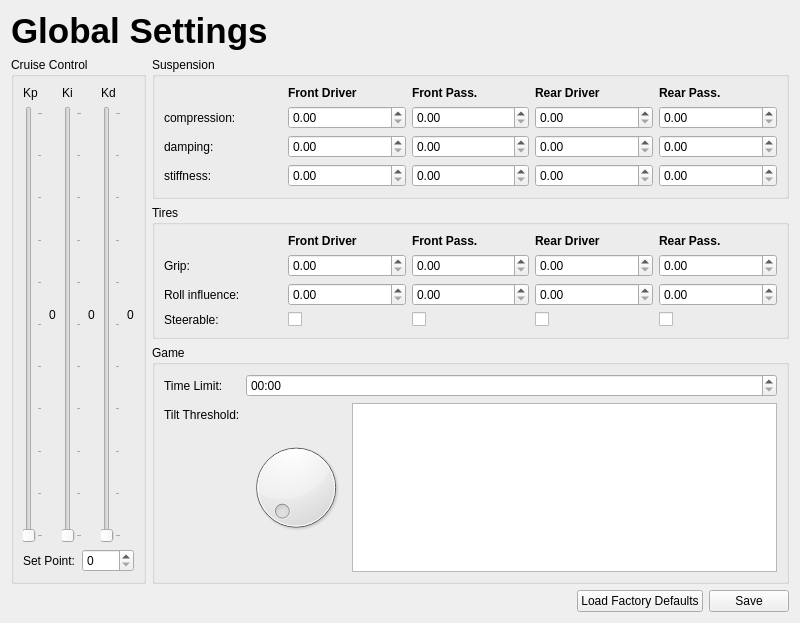
<?xml version="1.0" encoding="UTF-8"?>
<ui version="4.0">
 <class>Settings</class>
 <widget class="QWidget" name="Settings">
  <property name="geometry">
   <rect>
    <x>0</x>
    <y>0</y>
    <width>800</width>
    <height>623</height>
   </rect>
  </property>
  <property name="windowTitle">
   <string>Form</string>
  </property>
  <layout class="QVBoxLayout" name="verticalLayout_9">
   <item>
    <widget class="QLabel" name="label_22">
     <property name="text">
      <string>&lt;html&gt;&lt;head/&gt;&lt;body&gt;&lt;p&gt;&lt;span style=&quot; font-size:26pt; font-weight:600;&quot;&gt;Global Settings&lt;/span&gt;&lt;/p&gt;&lt;/body&gt;&lt;/html&gt;</string>
     </property>
    </widget>
   </item>
   <item>
    <layout class="QHBoxLayout" name="horizontalLayout_4">
     <item>
      <widget class="QGroupBox" name="cruiseControlBox">
       <property name="title">
        <string>Cruise Control</string>
       </property>
       <layout class="QVBoxLayout" name="verticalLayout_4">
        <item>
         <layout class="QHBoxLayout" name="horizontalLayout">
          <item>
           <layout class="QVBoxLayout" name="verticalLayout">
            <item>
             <widget class="QLabel" name="label">
              <property name="text">
               <string>Kp</string>
              </property>
             </widget>
            </item>
            <item>
             <widget class="QSlider" name="kpSlider">
              <property name="maximum">
               <number>10</number>
              </property>
              <property name="pageStep">
               <number>1</number>
              </property>
              <property name="orientation">
               <enum>Qt::Vertical</enum>
              </property>
              <property name="tickPosition">
               <enum>QSlider::TicksBelow</enum>
              </property>
             </widget>
            </item>
           </layout>
          </item>
          <item>
           <widget class="QLabel" name="kpLabel">
            <property name="text">
             <string>0</string>
            </property>
           </widget>
          </item>
          <item>
           <layout class="QVBoxLayout" name="verticalLayout_2">
            <item>
             <widget class="QLabel" name="label_2">
              <property name="text">
               <string>Ki</string>
              </property>
             </widget>
            </item>
            <item>
             <widget class="QSlider" name="kiSlider">
              <property name="maximum">
               <number>10</number>
              </property>
              <property name="pageStep">
               <number>1</number>
              </property>
              <property name="orientation">
               <enum>Qt::Vertical</enum>
              </property>
              <property name="tickPosition">
               <enum>QSlider::TicksBelow</enum>
              </property>
             </widget>
            </item>
           </layout>
          </item>
          <item>
           <widget class="QLabel" name="kiLabel">
            <property name="text">
             <string>0</string>
            </property>
           </widget>
          </item>
          <item>
           <layout class="QVBoxLayout" name="verticalLayout_3">
            <item>
             <widget class="QLabel" name="label_3">
              <property name="text">
               <string>Kd</string>
              </property>
             </widget>
            </item>
            <item>
             <widget class="QSlider" name="kdSlider">
              <property name="maximum">
               <number>10</number>
              </property>
              <property name="pageStep">
               <number>1</number>
              </property>
              <property name="orientation">
               <enum>Qt::Vertical</enum>
              </property>
              <property name="tickPosition">
               <enum>QSlider::TicksBelow</enum>
              </property>
             </widget>
            </item>
           </layout>
          </item>
          <item>
           <widget class="QLabel" name="kdLabel">
            <property name="text">
             <string>0</string>
            </property>
           </widget>
          </item>
         </layout>
        </item>
        <item>
         <layout class="QHBoxLayout" name="horizontalLayout_2">
          <item>
           <widget class="QLabel" name="label_4">
            <property name="text">
             <string>Set Point:</string>
            </property>
           </widget>
          </item>
          <item>
           <widget class="QSpinBox" name="SP"/>
          </item>
         </layout>
        </item>
       </layout>
      </widget>
     </item>
     <item>
      <layout class="QVBoxLayout" name="verticalLayout_8">
       <item>
        <widget class="QGroupBox" name="groupBox_2">
         <property name="title">
          <string>Suspension</string>
         </property>
         <layout class="QVBoxLayout" name="verticalLayout_5">
          <item>
           <layout class="QGridLayout" name="gridLayout">
            <item row="1" column="0">
             <widget class="QLabel" name="label_5">
              <property name="text">
               <string>compression:</string>
              </property>
             </widget>
            </item>
            <item row="2" column="0">
             <widget class="QLabel" name="label_6">
              <property name="text">
               <string>damping:</string>
              </property>
             </widget>
            </item>
            <item row="1" column="1">
             <widget class="QDoubleSpinBox" name="compression_FD"/>
            </item>
            <item row="1" column="4">
             <widget class="QDoubleSpinBox" name="compression_RP"/>
            </item>
            <item row="2" column="1">
             <widget class="QDoubleSpinBox" name="damping_FD"/>
            </item>
            <item row="1" column="2">
             <widget class="QDoubleSpinBox" name="compression_FP"/>
            </item>
            <item row="2" column="3">
             <widget class="QDoubleSpinBox" name="damping_RD"/>
            </item>
            <item row="2" column="2">
             <widget class="QDoubleSpinBox" name="damping_FP"/>
            </item>
            <item row="1" column="3">
             <widget class="QDoubleSpinBox" name="compression_RD"/>
            </item>
            <item row="2" column="4">
             <widget class="QDoubleSpinBox" name="damping_RP"/>
            </item>
            <item row="0" column="1">
             <widget class="QLabel" name="label_7">
              <property name="text">
               <string>&lt;html&gt;&lt;head/&gt;&lt;body&gt;&lt;p&gt;&lt;span style=&quot; font-weight:600;&quot;&gt;Front Driver&lt;/span&gt;&lt;/p&gt;&lt;/body&gt;&lt;/html&gt;</string>
              </property>
             </widget>
            </item>
            <item row="0" column="2">
             <widget class="QLabel" name="label_8">
              <property name="text">
               <string>&lt;b&gt;Front Pass.&lt;/b&gt;</string>
              </property>
             </widget>
            </item>
            <item row="0" column="3">
             <widget class="QLabel" name="label_10">
              <property name="text">
               <string>&lt;b&gt;Rear Driver&lt;/b&gt;</string>
              </property>
             </widget>
            </item>
            <item row="0" column="4">
             <widget class="QLabel" name="label_11">
              <property name="text">
               <string>&lt;b&gt;Rear Pass.&lt;/b&gt;</string>
              </property>
             </widget>
            </item>
            <item row="3" column="0">
             <widget class="QLabel" name="label_12">
              <property name="text">
               <string>stiffness:</string>
              </property>
             </widget>
            </item>
            <item row="3" column="1">
             <widget class="QDoubleSpinBox" name="stiffness_FD"/>
            </item>
            <item row="3" column="2">
             <widget class="QDoubleSpinBox" name="stiffness_FP"/>
            </item>
            <item row="3" column="3">
             <widget class="QDoubleSpinBox" name="stiffness_RD"/>
            </item>
            <item row="3" column="4">
             <widget class="QDoubleSpinBox" name="stiffness_RP"/>
            </item>
           </layout>
          </item>
         </layout>
        </widget>
       </item>
       <item>
        <widget class="QGroupBox" name="groupBox_3">
         <property name="title">
          <string>Tires</string>
         </property>
         <layout class="QVBoxLayout" name="verticalLayout_6">
          <item>
           <layout class="QGridLayout" name="gridLayout_2">
            <item row="1" column="2">
             <widget class="QDoubleSpinBox" name="grip_FP"/>
            </item>
            <item row="0" column="4">
             <widget class="QLabel" name="label_17">
              <property name="text">
               <string>&lt;b&gt;Rear Pass.&lt;/b&gt;</string>
              </property>
             </widget>
            </item>
            <item row="1" column="4">
             <widget class="QDoubleSpinBox" name="grip_RP"/>
            </item>
            <item row="1" column="1">
             <widget class="QDoubleSpinBox" name="grip_FD"/>
            </item>
            <item row="1" column="3">
             <widget class="QDoubleSpinBox" name="grip_RD"/>
            </item>
            <item row="0" column="0">
             <widget class="QLabel" name="label_13">
              <property name="text">
               <string/>
              </property>
             </widget>
            </item>
            <item row="1" column="0">
             <widget class="QLabel" name="label_18">
              <property name="text">
               <string>Grip:</string>
              </property>
             </widget>
            </item>
            <item row="0" column="2">
             <widget class="QLabel" name="label_15">
              <property name="text">
               <string>&lt;b&gt;Front Pass.&lt;/b&gt;</string>
              </property>
             </widget>
            </item>
            <item row="0" column="3">
             <widget class="QLabel" name="label_16">
              <property name="text">
               <string>&lt;b&gt;Rear Driver&lt;/b&gt;</string>
              </property>
             </widget>
            </item>
            <item row="0" column="1">
             <widget class="QLabel" name="label_14">
              <property name="text">
               <string>&lt;b&gt;Front Driver&lt;/b&gt;</string>
              </property>
             </widget>
            </item>
            <item row="3" column="0">
             <widget class="QLabel" name="label_19">
              <property name="text">
               <string>Steerable:</string>
              </property>
             </widget>
            </item>
            <item row="3" column="1">
             <widget class="QCheckBox" name="steerable_FD">
              <property name="text">
               <string/>
              </property>
              <property name="tristate">
               <bool>false</bool>
              </property>
             </widget>
            </item>
            <item row="3" column="2">
             <widget class="QCheckBox" name="steerable_FP">
              <property name="text">
               <string/>
              </property>
             </widget>
            </item>
            <item row="3" column="3">
             <widget class="QCheckBox" name="steerable_RD">
              <property name="text">
               <string/>
              </property>
             </widget>
            </item>
            <item row="3" column="4">
             <widget class="QCheckBox" name="steerable_RP">
              <property name="text">
               <string/>
              </property>
             </widget>
            </item>
            <item row="2" column="0">
             <widget class="QLabel" name="label_23">
              <property name="text">
               <string>Roll influence:</string>
              </property>
             </widget>
            </item>
            <item row="2" column="1">
             <widget class="QDoubleSpinBox" name="rollInfluence_FD"/>
            </item>
            <item row="2" column="2">
             <widget class="QDoubleSpinBox" name="rollInfluence_FP"/>
            </item>
            <item row="2" column="3">
             <widget class="QDoubleSpinBox" name="rollInfluence_RD"/>
            </item>
            <item row="2" column="4">
             <widget class="QDoubleSpinBox" name="rollInfluence_RP"/>
            </item>
           </layout>
          </item>
         </layout>
        </widget>
       </item>
       <item>
        <widget class="QGroupBox" name="groupBox_4">
         <property name="title">
          <string>Game</string>
         </property>
         <layout class="QVBoxLayout" name="verticalLayout_7">
          <item>
           <layout class="QFormLayout" name="formLayout">
            <property name="fieldGrowthPolicy">
             <enum>QFormLayout::AllNonFixedFieldsGrow</enum>
            </property>
            <item row="0" column="0">
             <widget class="QLabel" name="label_20">
              <property name="text">
               <string>Time Limit:</string>
              </property>
             </widget>
            </item>
            <item row="0" column="1">
             <widget class="QTimeEdit" name="timeEdit">
              <property name="displayFormat">
               <string>mm:ss</string>
              </property>
             </widget>
            </item>
            <item row="1" column="0">
             <widget class="QLabel" name="label_21">
              <property name="text">
               <string>Tilt Threshold:</string>
              </property>
             </widget>
            </item>
            <item row="1" column="1">
             <layout class="QHBoxLayout" name="horizontalLayout_5">
              <item>
               <widget class="QDial" name="dial">
                <property name="minimum">
                 <number>0</number>
                </property>
                <property name="maximum">
                 <number>100</number>
                </property>
                <property name="value">
                 <number>0</number>
                </property>
                <property name="sliderPosition">
                 <number>0</number>
                </property>
               </widget>
              </item>
              <item>
               <widget class="QGraphicsView" name="graphicsView"/>
              </item>
             </layout>
            </item>
           </layout>
          </item>
         </layout>
        </widget>
       </item>
      </layout>
     </item>
    </layout>
   </item>
   <item>
    <layout class="QHBoxLayout" name="horizontalLayout_3">
     <item>
      <spacer name="horizontalSpacer">
       <property name="orientation">
        <enum>Qt::Horizontal</enum>
       </property>
       <property name="sizeHint" stdset="0">
        <size>
         <width>40</width>
         <height>20</height>
        </size>
       </property>
      </spacer>
     </item>
     <item>
      <widget class="QPushButton" name="resetButton">
       <property name="text">
        <string>Load Factory Defaults</string>
       </property>
      </widget>
     </item>
     <item>
      <widget class="QPushButton" name="saveButton">
       <property name="text">
        <string>Save</string>
       </property>
      </widget>
     </item>
    </layout>
   </item>
  </layout>
 </widget>
 <resources/>
 <connections>
  <connection>
   <sender>kpSlider</sender>
   <signal>valueChanged(int)</signal>
   <receiver>kpLabel</receiver>
   <slot>setNum(int)</slot>
   <hints>
    <hint type="sourcelabel">
     <x>45</x>
     <y>317</y>
    </hint>
    <hint type="destinationlabel">
     <x>74</x>
     <y>306</y>
    </hint>
   </hints>
  </connection>
  <connection>
   <sender>kiSlider</sender>
   <signal>valueChanged(int)</signal>
   <receiver>kiLabel</receiver>
   <slot>setNum(int)</slot>
   <hints>
    <hint type="sourcelabel">
     <x>103</x>
     <y>317</y>
    </hint>
    <hint type="destinationlabel">
     <x>132</x>
     <y>306</y>
    </hint>
   </hints>
  </connection>
  <connection>
   <sender>kdSlider</sender>
   <signal>valueChanged(int)</signal>
   <receiver>kdLabel</receiver>
   <slot>setNum(int)</slot>
   <hints>
    <hint type="sourcelabel">
     <x>161</x>
     <y>317</y>
    </hint>
    <hint type="destinationlabel">
     <x>190</x>
     <y>306</y>
    </hint>
   </hints>
  </connection>
 </connections>
</ui>
